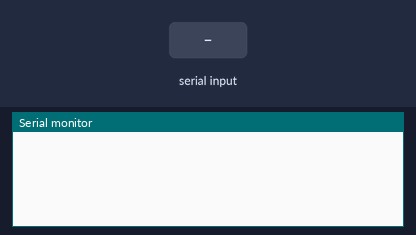
Bench run of a sketch on a simulated Arduino Uno, built with avr-gcc and run on an emulated ATmega328P. On the bench: the last lines printed to the serial monitor. The test bench sets the inputs (shaded band).

Above: at 1.2 s.
1.3 s: "1\n" received over Serial
At 2.2 s:
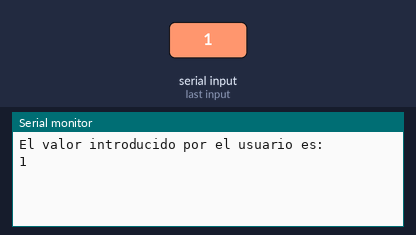
2.8 s: "0\n" received over Serial
At 3.3 s:
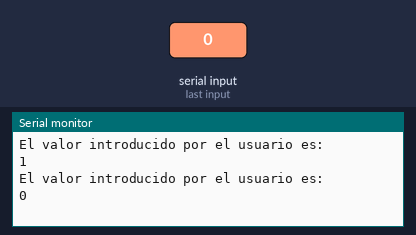
4.3 s: "2\n" received over Serial
At 5.7 s:
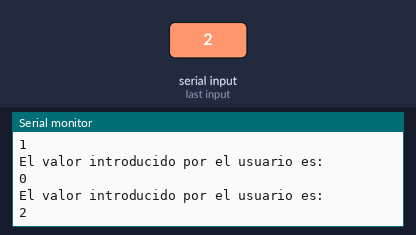

The sketch:

Hito1.13.ino
```cpp
String inputString = "";    //Cadena para almacenar lo que ha introducido el usuario
bool stringComplete = false;  //Booleano para cuando se pulse enter

void setup() {          //Inicializacion placa
  Serial.begin(9600);
  inputString.reserve(200);
}

void loop() {
  if (stringComplete==true){
    Serial.println(inputString);
    inputString = "";     //Limpia el string
    stringComplete = false;   //Pone la variable de control a falso
  }
}

void serialEvent(){       //Evento producido por introducir algo por teclado
  Serial.println("El valor introducido por el usuario es: ");
  inputString = Serial.readStringUntil('\n');
  if(inputString.length() > 0) {//Si la longitud de lo introducido es >0, variable de control true
     stringComplete = true;
  }
}
```

Measured:
- after the input at 1.3 s, the serial monitor: prints a new line at once (image 1)
- after the input at 2.8 s, the serial monitor: prints a new line at once (image 2)
- after the input at 4.3 s, the serial monitor: prints a new line at once (image 3)
